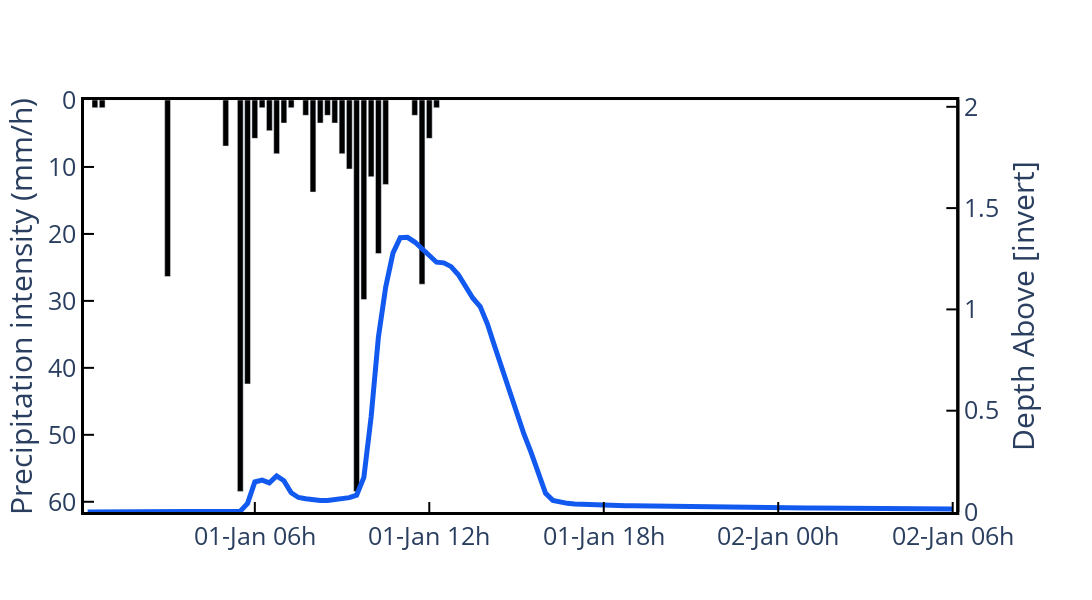

Source (notebook cell):
### Code cell
conu_basin.timeseries_viz('NODO1601', ['depth_above_invert'])
